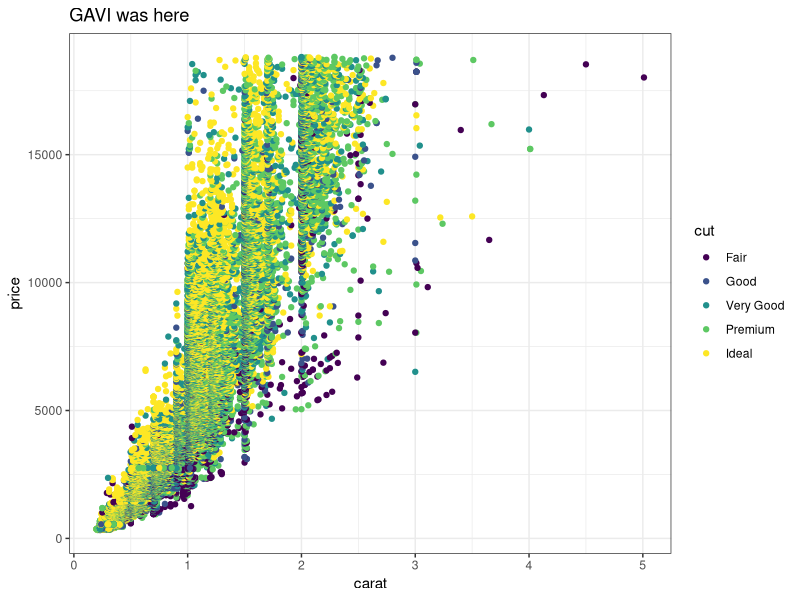
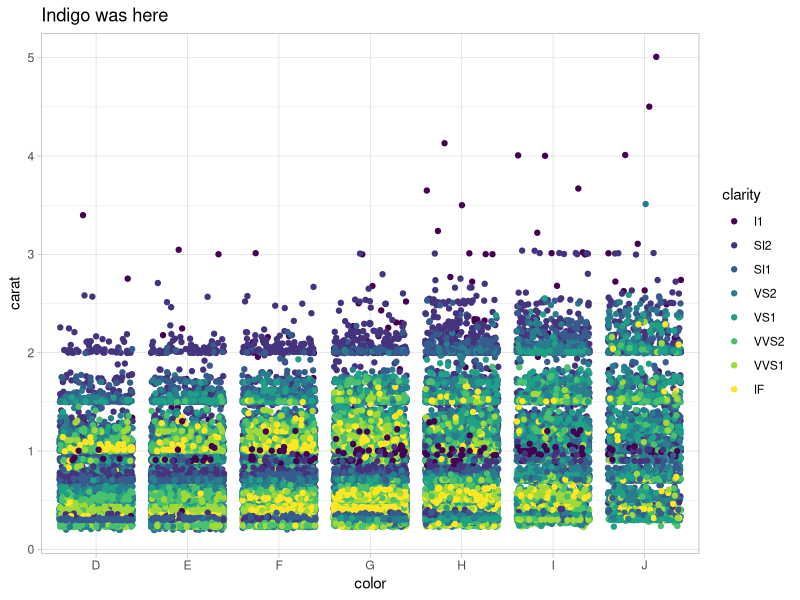
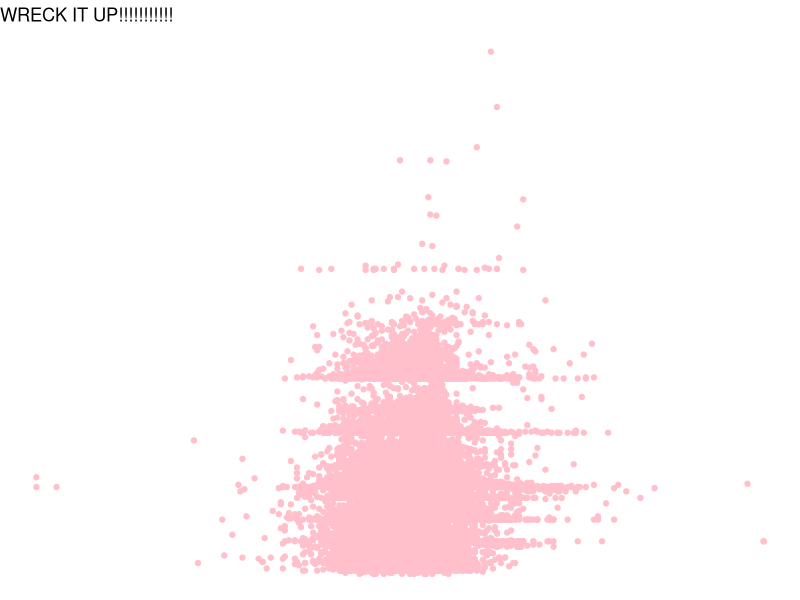

Reproduce these figures in R, in order.
## ---- chunk 1
knitr::opts_chunk$set(echo = TRUE)
library(tidyverse)
## ---- chunk 2
# Partner 1: 
# Run the code below to see the original graph
# Change the code below to make the point color change based on 'cut', and update the theme to theme_bw(). Update the title to include your first name. 

ggplot(data = diamonds, aes(x = carat, y = price)) +
  geom_point(aes(color = cut)) +
  theme_bw() +
  labs(title = "GAVI was here")
## ---- chunk 3
# Partner 2: 
# Run the code below to see the original graph
# Change the code below to make the geom a geom_jitter, and update the theme to theme_light. Update the title to include your first name. 

ggplot(data = diamonds, aes(x = color, y = carat)) +
  geom_jitter(aes(color = clarity)) +
  theme_light() +
  labs(title = "Indigo was here")

## ---- chunk 4
ggplot(data = diamonds, aes(x = depth, y = carat)) +
  geom_point(color = "pink") +
  theme_void() + 
  labs(title = "WRECK IT UP!!!!!!!!!!!")

MATH_IS_COOL <- 45 + 1

## ---- chunk 5
